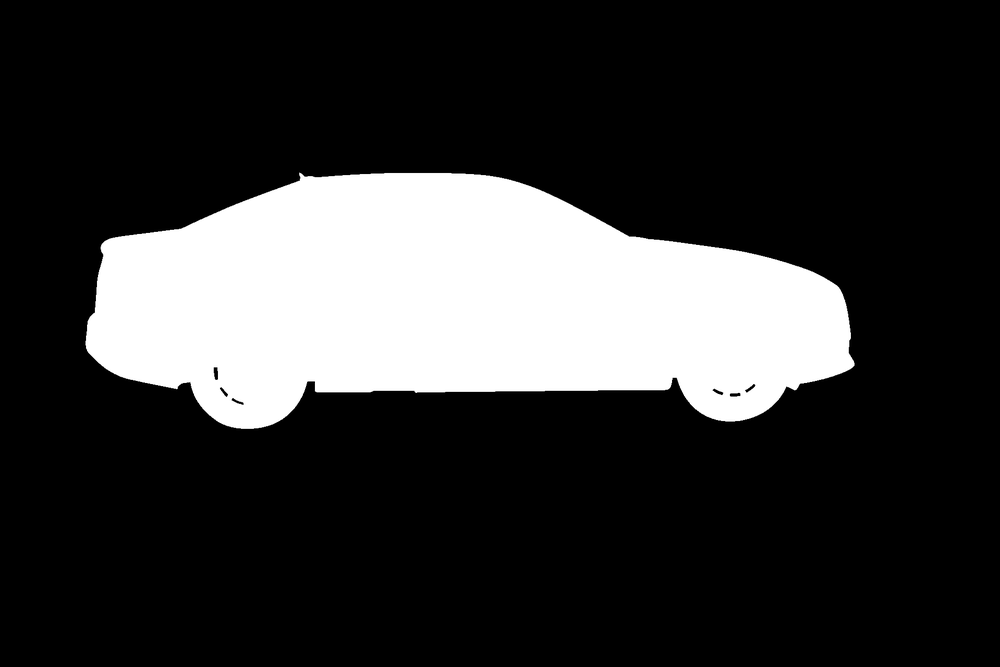
#> input picture tester_mask.gif, 1000 x 667 px, shrunk from 1918 x 1280 before the run
$ python tester_distance_transform.py
#> lines starting #> are read from the running program, lines starting #| are printed output that depends on the picture
### utils.py
import numpy as np
from skimage import feature
from scipy import ndimage
from PIL import Image

# Utilities for image operations, click gaussian and simulations function of humans


# [21 lines left out: function find_center, not called in this run]


def make_dist(mask):
    """
    Distance transform of input mask
    :param mask:
    :return: distance transformed image
    """
    #   print("make_dist function used")
    return ndimage.distance_transform_edt(mask)


# [170 lines left out: functions make_1d_gaussian, make_2d_gaussian_filter, make_click_image, normalize_data, compare_mask, sim_first_click and 3 more, not called in this run]

### tester_functions/tester_distance_transform.py
from utils import make_dist
import numpy as np
import matplotlib.pyplot as plt
from PIL import Image


image = np.array(Image.open('../tester_mask.gif').convert("L"), dtype=np.float32)
image[image == 255.0] = 1.0
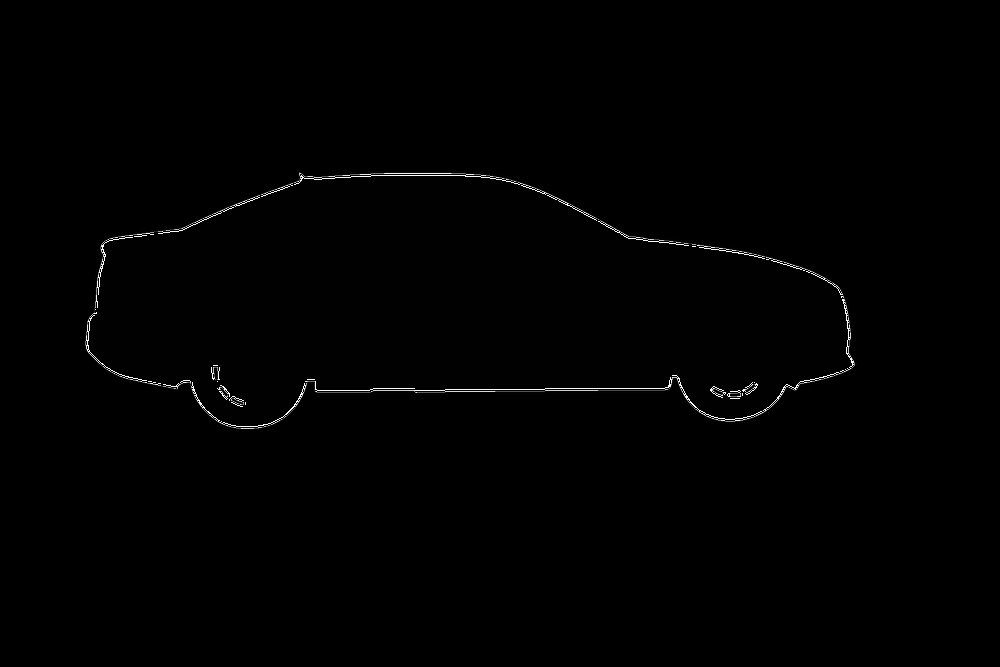
#> image: shape (667, 1000) float32; min 0, max 254, mean 1.4
image[image <= 0.0] = 0.0

print(image.dtype)
#| float32
print(image.shape)
#| (667, 1000)
# display the array of pixels as an image
plt.figure("distance map")
plt.imshow(image, cmap='Greys_r')
plt.colorbar()
plt.show()
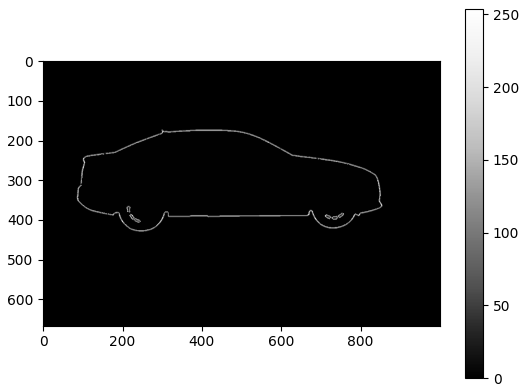
#> figure drawn by matplotlib, 2 panels

dist = make_dist(image)
#> in make_dist, `return ndimage.distance_transform_edt(mask)`:
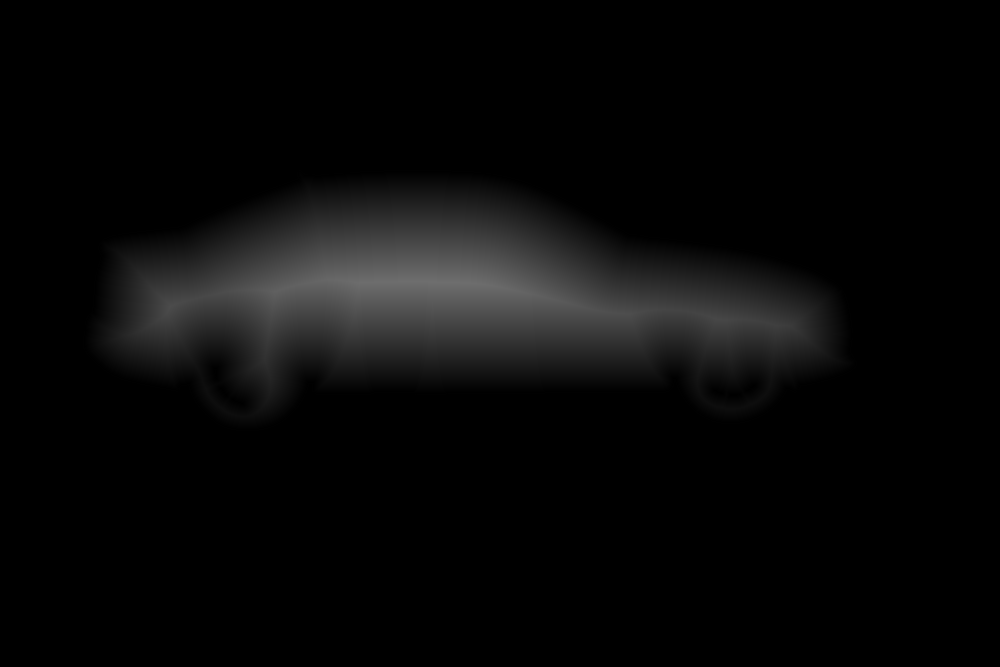
#> returned value: shape (667, 1000) float64; min 0, max 110.8, mean 8.6
print(dist.dtype)
#| float64
print(dist.shape)
#| (667, 1000)

plt.figure("distance map")
plt.imshow(dist, cmap='Greys_r')
plt.colorbar()
plt.show()
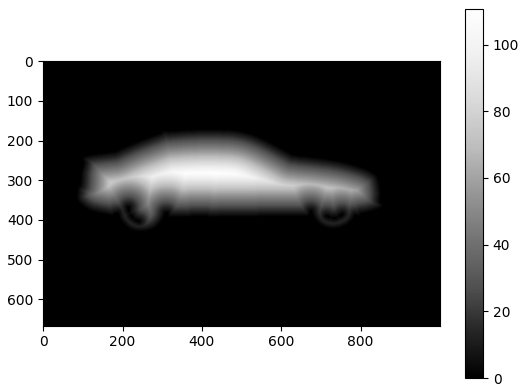
#> figure drawn by matplotlib, 2 panels

print(image.shape[0])
#| 667
